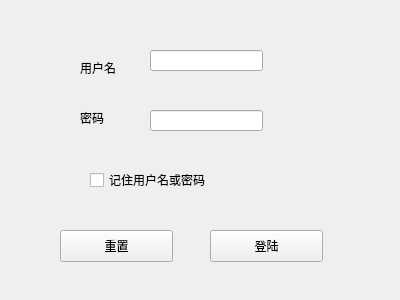
<?xml version="1.0" encoding="UTF-8"?>
<ui version="4.0">
 <class>Form</class>
 <widget class="QWidget" name="Form">
  <property name="geometry">
   <rect>
    <x>0</x>
    <y>0</y>
    <width>400</width>
    <height>300</height>
   </rect>
  </property>
  <property name="windowTitle">
   <string>Form</string>
  </property>
  <widget class="QLabel" name="label">
   <property name="geometry">
    <rect>
     <x>80</x>
     <y>60</y>
     <width>60</width>
     <height>16</height>
    </rect>
   </property>
   <property name="text">
    <string>用户名</string>
   </property>
  </widget>
  <widget class="QLabel" name="label_2">
   <property name="geometry">
    <rect>
     <x>80</x>
     <y>110</y>
     <width>60</width>
     <height>16</height>
    </rect>
   </property>
   <property name="text">
    <string>密码</string>
   </property>
  </widget>
  <widget class="QPushButton" name="pushButton">
   <property name="geometry">
    <rect>
     <x>60</x>
     <y>230</y>
     <width>113</width>
     <height>32</height>
    </rect>
   </property>
   <property name="text">
    <string>重置</string>
   </property>
  </widget>
  <widget class="QPushButton" name="pushButton_2">
   <property name="geometry">
    <rect>
     <x>210</x>
     <y>230</y>
     <width>113</width>
     <height>32</height>
    </rect>
   </property>
   <property name="text">
    <string>登陆</string>
   </property>
  </widget>
  <widget class="QCheckBox" name="checkBox">
   <property name="geometry">
    <rect>
     <x>90</x>
     <y>170</y>
     <width>191</width>
     <height>20</height>
    </rect>
   </property>
   <property name="text">
    <string>记住用户名或密码</string>
   </property>
  </widget>
  <widget class="QLineEdit" name="lineEdit">
   <property name="geometry">
    <rect>
     <x>150</x>
     <y>50</y>
     <width>113</width>
     <height>21</height>
    </rect>
   </property>
  </widget>
  <widget class="QLineEdit" name="lineEdit_2">
   <property name="geometry">
    <rect>
     <x>150</x>
     <y>110</y>
     <width>113</width>
     <height>21</height>
    </rect>
   </property>
  </widget>
 </widget>
 <resources/>
 <connections/>
</ui>
